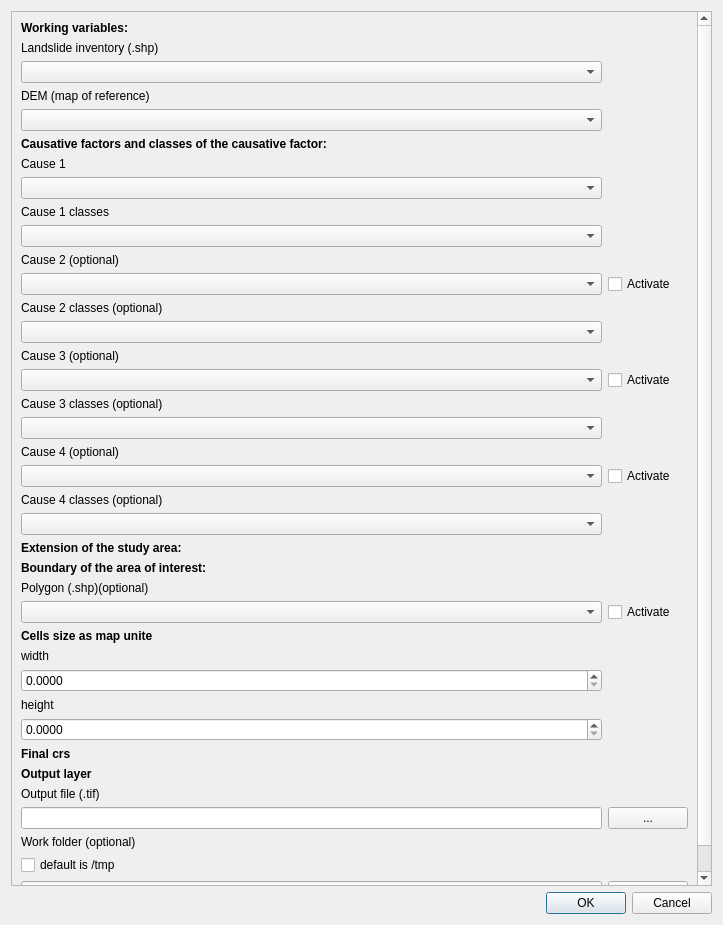
<?xml version="1.0" encoding="UTF-8"?>
<ui version="4.0">
 <class>WoEDialogBase</class>
 <widget class="QDialog" name="WoEDialogBase">
  <property name="geometry">
   <rect>
    <x>0</x>
    <y>0</y>
    <width>723</width>
    <height>925</height>
   </rect>
  </property>
  <property name="windowTitle">
   <string>SZ</string>
  </property>
  <layout class="QGridLayout" name="gridLayout">
   <item row="2" column="0">
    <widget class="QDialogButtonBox" name="button_box">
     <property name="orientation">
      <enum>Qt::Horizontal</enum>
     </property>
     <property name="standardButtons">
      <set>QDialogButtonBox::Cancel|QDialogButtonBox::Ok</set>
     </property>
    </widget>
   </item>
   <item row="0" column="0">
    <widget class="QScrollArea" name="scrollArea">
     <property name="widgetResizable">
      <bool>true</bool>
     </property>
     <widget class="QWidget" name="scrollAreaWidgetContents">
      <property name="geometry">
       <rect>
        <x>0</x>
        <y>-152</y>
        <width>689</width>
        <height>1026</height>
       </rect>
      </property>
      <layout class="QGridLayout" name="gridLayout_2">
       <item row="53" column="2">
        <spacer name="verticalSpacer_2">
         <property name="orientation">
          <enum>Qt::Vertical</enum>
         </property>
         <property name="sizeHint" stdset="0">
          <size>
           <width>20</width>
           <height>40</height>
          </size>
         </property>
        </spacer>
       </item>
       <item row="61" column="2">
        <widget class="QLineEdit" name="lineEdit_16"/>
       </item>
       <item row="0" column="2">
        <widget class="QLabel" name="label_22">
         <property name="font">
          <font>
           <weight>75</weight>
           <bold>true</bold>
          </font>
         </property>
         <property name="text">
          <string>Working variables:</string>
         </property>
        </widget>
       </item>
       <item row="51" column="2">
        <widget class="QDoubleSpinBox" name="doubleSpinBox_6">
         <property name="decimals">
          <number>4</number>
         </property>
         <property name="maximum">
          <double>1000000000.000000000000000</double>
         </property>
        </widget>
       </item>
       <item row="22" column="2">
        <widget class="QLabel" name="label_9">
         <property name="text">
          <string>Cause 4 classes (optional)</string>
         </property>
        </widget>
       </item>
       <item row="49" column="2">
        <widget class="QDoubleSpinBox" name="doubleSpinBox_5">
         <property name="decimals">
          <number>4</number>
         </property>
         <property name="maximum">
          <double>1000000000.000000000000000</double>
         </property>
        </widget>
       </item>
       <item row="58" column="2">
        <widget class="QLineEdit" name="lineEdit_5"/>
       </item>
       <item row="58" column="3">
        <widget class="QPushButton" name="pushButton_5">
         <property name="text">
          <string>...</string>
         </property>
        </widget>
       </item>
       <item row="44" column="2">
        <widget class="QLabel" name="label_23">
         <property name="font">
          <font>
           <weight>75</weight>
           <bold>true</bold>
          </font>
         </property>
         <property name="text">
          <string>Cells size as map unite</string>
         </property>
        </widget>
       </item>
       <item row="5" column="2">
        <widget class="QLabel" name="label_20">
         <property name="font">
          <font>
           <weight>75</weight>
           <bold>true</bold>
          </font>
         </property>
         <property name="text">
          <string>Causative factors and classes of the causative factor:</string>
         </property>
        </widget>
       </item>
       <item row="37" column="2">
        <widget class="QLabel" name="label_19">
         <property name="font">
          <font>
           <weight>75</weight>
           <bold>true</bold>
          </font>
         </property>
         <property name="text">
          <string>Extension of the study area:</string>
         </property>
        </widget>
       </item>
       <item row="54" column="2">
        <widget class="QLabel" name="label_24">
         <property name="font">
          <font>
           <weight>75</weight>
           <bold>true</bold>
          </font>
         </property>
         <property name="text">
          <string>Output layer</string>
         </property>
        </widget>
       </item>
       <item row="39" column="2">
        <widget class="QLabel" name="label_25">
         <property name="font">
          <font>
           <weight>75</weight>
           <bold>true</bold>
          </font>
         </property>
         <property name="text">
          <string>Boundary of the area of interest:</string>
         </property>
        </widget>
       </item>
       <item row="50" column="2">
        <widget class="QLabel" name="label_17">
         <property name="text">
          <string>height</string>
         </property>
        </widget>
       </item>
       <item row="18" column="2">
        <widget class="QLabel" name="label_8">
         <property name="text">
          <string>Cause 3 classes (optional)</string>
         </property>
        </widget>
       </item>
       <item row="8" column="2">
        <widget class="QLabel" name="label_6">
         <property name="text">
          <string>Cause 1 classes</string>
         </property>
        </widget>
       </item>
       <item row="11" column="2">
        <widget class="QLabel" name="label_2">
         <property name="text">
          <string>Cause 2 (optional)</string>
         </property>
        </widget>
       </item>
       <item row="13" column="2">
        <widget class="QLabel" name="label_7">
         <property name="text">
          <string>Cause 2 classes (optional)</string>
         </property>
        </widget>
       </item>
       <item row="6" column="2">
        <widget class="QLabel" name="label">
         <property name="text">
          <string>Cause 1</string>
         </property>
        </widget>
       </item>
       <item row="15" column="2">
        <widget class="QLabel" name="label_3">
         <property name="text">
          <string>Cause 3 (optional)</string>
         </property>
        </widget>
       </item>
       <item row="20" column="2">
        <widget class="QLabel" name="label_4">
         <property name="text">
          <string>Cause 4 (optional)</string>
         </property>
        </widget>
       </item>
       <item row="40" column="2">
        <widget class="QLabel" name="label_26">
         <property name="text">
          <string>Polygon (.shp)(optional)</string>
         </property>
        </widget>
       </item>
       <item row="46" column="2">
        <widget class="QLabel" name="label_16">
         <property name="text">
          <string>width</string>
         </property>
        </widget>
       </item>
       <item row="56" column="2">
        <widget class="QLabel" name="label_5">
         <property name="text">
          <string>Output file (.tif)</string>
         </property>
        </widget>
       </item>
       <item row="61" column="3">
        <widget class="QPushButton" name="pushButton_12">
         <property name="text">
          <string>...</string>
         </property>
        </widget>
       </item>
       <item row="3" column="2">
        <widget class="QLabel" name="label_11">
         <property name="text">
          <string>DEM (map of reference)</string>
         </property>
        </widget>
       </item>
       <item row="1" column="2">
        <widget class="QLabel" name="label_10">
         <property name="text">
          <string>Landslide inventory (.shp)</string>
         </property>
        </widget>
       </item>
       <item row="59" column="2">
        <widget class="QLabel" name="label_18">
         <property name="text">
          <string>Work folder (optional)</string>
         </property>
        </widget>
       </item>
       <item row="38" column="2">
        <spacer name="verticalSpacer">
         <property name="orientation">
          <enum>Qt::Vertical</enum>
         </property>
         <property name="sizeHint" stdset="0">
          <size>
           <width>20</width>
           <height>40</height>
          </size>
         </property>
        </spacer>
       </item>
       <item row="43" column="2">
        <widget class="QgsMapLayerComboBox" name="mMapLayerComboBox"/>
       </item>
       <item row="52" column="2">
        <widget class="QLabel" name="label_12">
         <property name="font">
          <font>
           <weight>75</weight>
           <bold>true</bold>
          </font>
         </property>
         <property name="text">
          <string>Final crs</string>
         </property>
        </widget>
       </item>
       <item row="43" column="3">
        <widget class="QCheckBox" name="checkBox">
         <property name="text">
          <string>Activate</string>
         </property>
         <property name="checked">
          <bool>false</bool>
         </property>
        </widget>
       </item>
       <item row="4" column="2">
        <widget class="QgsMapLayerComboBox" name="mMapLayerComboBox_3"/>
       </item>
       <item row="7" column="2">
        <widget class="QgsMapLayerComboBox" name="mMapLayerComboBox_4"/>
       </item>
       <item row="16" column="2">
        <widget class="QgsMapLayerComboBox" name="mMapLayerComboBox_8"/>
       </item>
       <item row="12" column="2">
        <widget class="QgsMapLayerComboBox" name="mMapLayerComboBox_6"/>
       </item>
       <item row="12" column="3">
        <widget class="QCheckBox" name="checkBox_6">
         <property name="text">
          <string>Activate</string>
         </property>
        </widget>
       </item>
       <item row="14" column="2">
        <widget class="QgsMapLayerComboBox" name="mMapLayerComboBox_7"/>
       </item>
       <item row="2" column="2">
        <widget class="QgsMapLayerComboBox" name="mMapLayerComboBox_2"/>
       </item>
       <item row="19" column="2">
        <widget class="QgsMapLayerComboBox" name="mMapLayerComboBox_9"/>
       </item>
       <item row="21" column="2">
        <widget class="QgsMapLayerComboBox" name="mMapLayerComboBox_10"/>
       </item>
       <item row="9" column="2">
        <widget class="QgsMapLayerComboBox" name="mMapLayerComboBox_5"/>
       </item>
       <item row="23" column="2">
        <widget class="QgsMapLayerComboBox" name="mMapLayerComboBox_11"/>
       </item>
       <item row="21" column="3">
        <widget class="QCheckBox" name="checkBox_10">
         <property name="text">
          <string>Activate</string>
         </property>
        </widget>
       </item>
       <item row="16" column="3">
        <widget class="QCheckBox" name="checkBox_8">
         <property name="text">
          <string>Activate</string>
         </property>
        </widget>
       </item>
       <item row="60" column="2">
        <widget class="QCheckBox" name="checkBox_2">
         <property name="text">
          <string>default is /tmp</string>
         </property>
        </widget>
       </item>
      </layout>
     </widget>
    </widget>
   </item>
  </layout>
 </widget>
 <customwidgets>
  <customwidget>
   <class>QgsMapLayerComboBox</class>
   <extends>QComboBox</extends>
   <header>qgsmaplayercombobox.h</header>
  </customwidget>
 </customwidgets>
 <resources/>
 <connections>
  <connection>
   <sender>button_box</sender>
   <signal>accepted()</signal>
   <receiver>WoEDialogBase</receiver>
   <slot>accept()</slot>
   <hints>
    <hint type="sourcelabel">
     <x>29</x>
     <y>909</y>
    </hint>
    <hint type="destinationlabel">
     <x>20</x>
     <y>20</y>
    </hint>
   </hints>
  </connection>
  <connection>
   <sender>button_box</sender>
   <signal>rejected()</signal>
   <receiver>WoEDialogBase</receiver>
   <slot>reject()</slot>
   <hints>
    <hint type="sourcelabel">
     <x>29</x>
     <y>909</y>
    </hint>
    <hint type="destinationlabel">
     <x>20</x>
     <y>20</y>
    </hint>
   </hints>
  </connection>
 </connections>
</ui>
